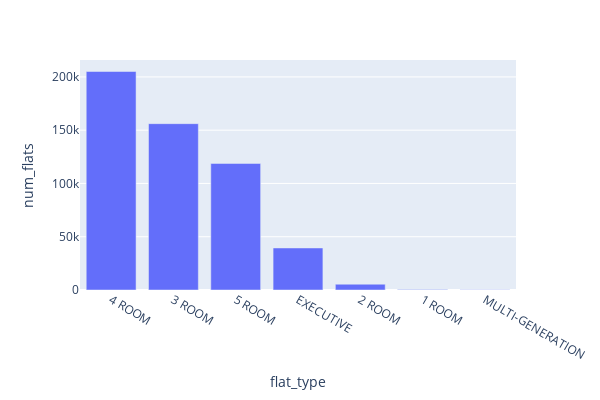

Notebook source saved alongside this figure:
### Code cell
flats_sold_per_flat_type = hdb['flat_type'].value_counts().reset_index().rename(columns={'index': 'flat_type', 
                                                                                         'flat_type': 'num_flats'})

px.bar(flats_sold_per_flat_type, x='flat_type', y='num_flats', width=600, height=400)

### Figure 1 — Plotly figure (JSON) as saved in the notebook; plotly's stock layout.template omitted (floating-point values rounded to 4 significant figures)
{"data": [{"alignmentgroup": "True", "hoverlabel": {"namelength": 0}, "hovertemplate": "flat_type=%{x}<br>num_flats=%{y}", "legendgroup": "", "marker": {"color": "#636efa"}, "name": "", "offsetgroup": "", "orientation": "v", "showlegend": false, "textposition": "auto", "type": "bar", "x": ["4 ROOM", "3 ROOM", "5 ROOM", "EXECUTIVE", "2 ROOM", "1 ROOM", "MULTI-GENERATION"], "xaxis": "x", "y": [205075, 156110, 118773, 39453, 5436, 438, 219], "yaxis": "y"}], "layout": {"barmode": "relative", "height": 400, "legend": {"tracegroupgap": 0}, "margin": {"t": 60}, "width": 600, "xaxis": {"anchor": "y", "domain": [0, 1], "title": {"text": "flat_type"}}, "yaxis": {"anchor": "x", "domain": [0, 1], "title": {"text": "num_flats"}}}}
